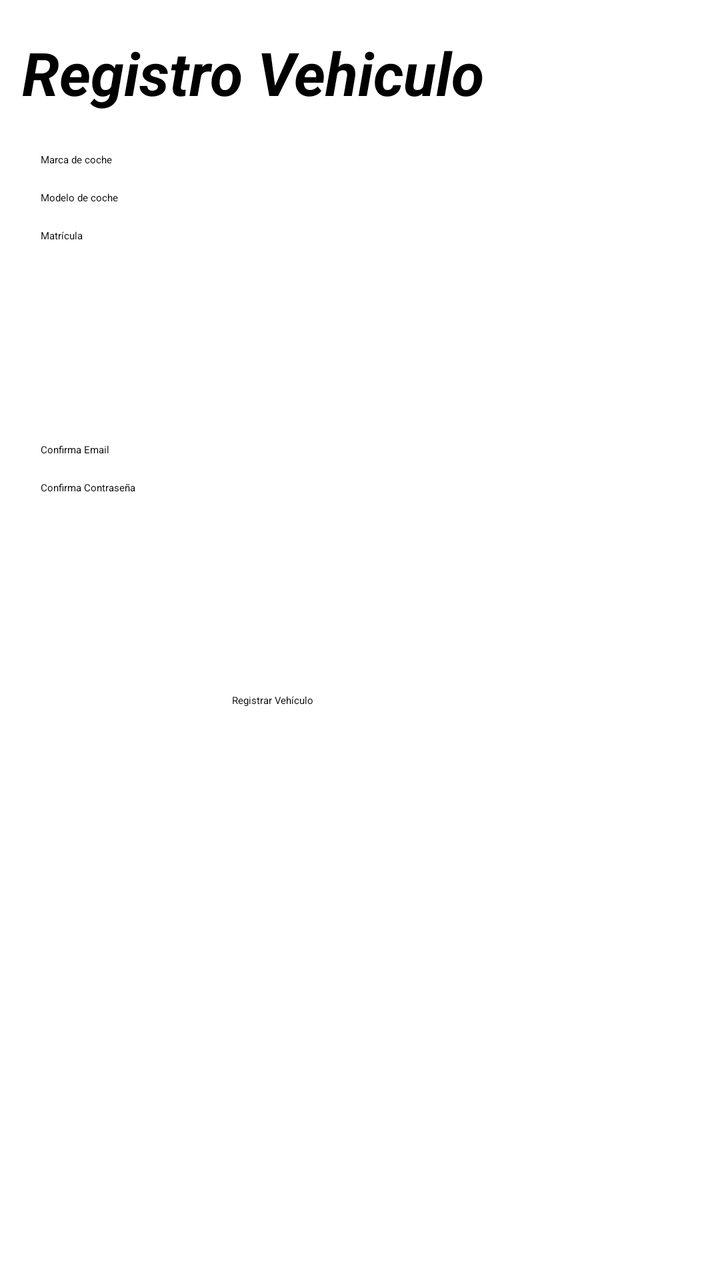
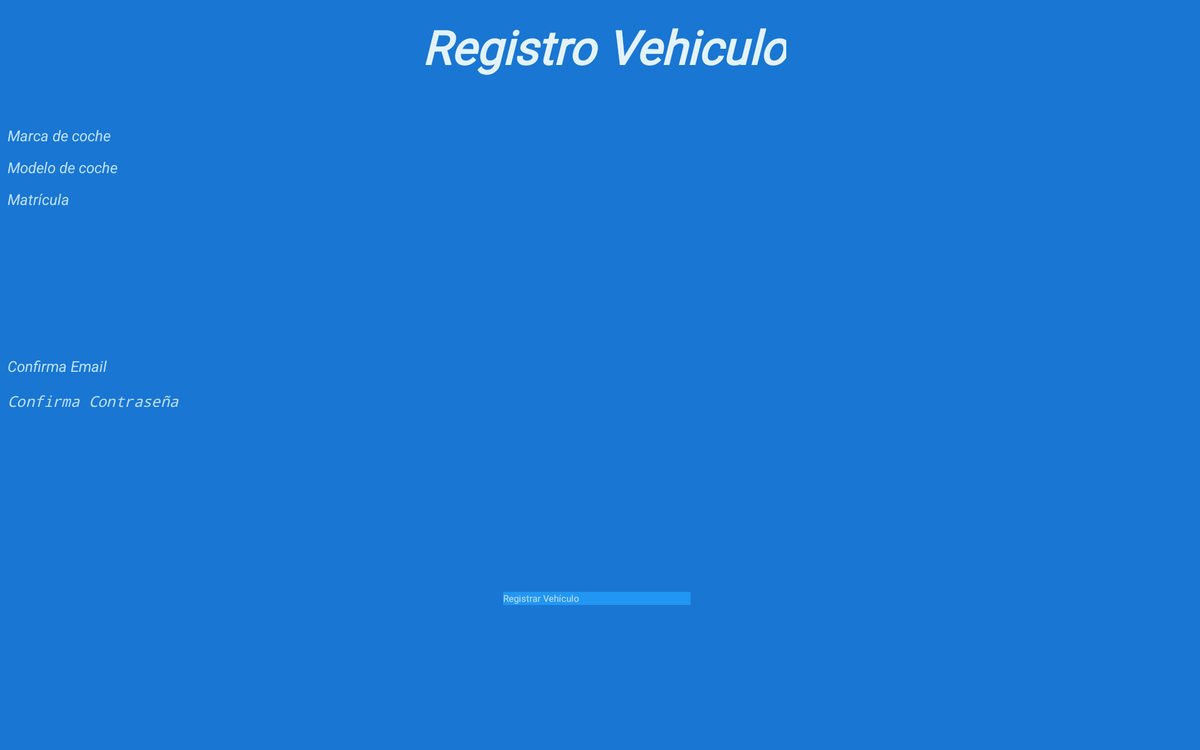

Compare how this app lays out the same screen by default and in its alternative resource folder. The renders come first, then the two layout files and the values they reference.
<!-- AndroidManifest.xml: application theme AppTheme -->
<!-- res/layout/layout_vista_vehiculo.xml -->
<?xml version="1.0" encoding="utf-8"?>
<android.support.constraint.ConstraintLayout
    xmlns:android="http://schemas.android.com/apk/res/android"
    xmlns:app="http://schemas.android.com/apk/res-auto"
    xmlns:tools="http://schemas.android.com/tools"
    android:layout_width="match_parent"
    android:layout_height="match_parent">

    <TextView
        android:id="@+id/PerfilTitle"
        android:layout_width="wrap_content"
        android:layout_height="wrap_content"
        android:layout_marginEnd="8dp"
        android:layout_marginStart="8dp"
        android:layout_marginTop="16dp"
        android:text="Registro Vehiculo"
        android:textSize="30sp"
        android:textStyle="bold|italic"
        app:layout_constraintEnd_toEndOf="parent"
        app:layout_constraintHorizontal_bias="0.028"
        app:layout_constraintStart_toStartOf="parent"
        app:layout_constraintTop_toTopOf="parent" />

    <EditText
        android:id="@+id/nombreTitle"
        android:layout_width="wrap_content"
        android:layout_height="wrap_content"
        android:layout_marginEnd="8dp"
        android:layout_marginStart="8dp"
        android:layout_marginTop="20dp"
        android:ems="10"
        android:inputType="textPersonName"
        android:text="Marca de coche"
        app:layout_constraintEnd_toEndOf="parent"
        app:layout_constraintHorizontal_bias="0.043"
        app:layout_constraintStart_toStartOf="parent"
        app:layout_constraintTop_toBottomOf="@+id/PerfilTitle" />

    <EditText
        android:id="@+id/telefonoTitle"
        android:layout_width="wrap_content"
        android:layout_height="wrap_content"
        android:layout_marginEnd="8dp"
        android:layout_marginStart="8dp"
        android:layout_marginTop="12dp"
        android:ems="10"
        android:inputType="textPersonName"
        android:text="Modelo de coche"
        app:layout_constraintEnd_toEndOf="parent"
        app:layout_constraintHorizontal_bias="0.043"
        app:layout_constraintStart_toStartOf="parent"
        app:layout_constraintTop_toBottomOf="@+id/nombreTitle" />

    <EditText
        android:id="@+id/direccionTitle"
        android:layout_width="wrap_content"
        android:layout_height="wrap_content"
        android:layout_marginEnd="8dp"
        android:layout_marginStart="8dp"
        android:layout_marginTop="12dp"
        android:ems="10"
        android:inputType="textPersonName"
        android:text="Matrícula"
        app:layout_constraintEnd_toEndOf="parent"
        app:layout_constraintHorizontal_bias="0.043"
        app:layout_constraintStart_toStartOf="parent"
        app:layout_constraintTop_toBottomOf="@+id/telefonoTitle" />

    <EditText
        android:id="@+id/passwordTitle"
        android:layout_width="wrap_content"
        android:layout_height="wrap_content"
        android:layout_marginEnd="8dp"
        android:layout_marginStart="8dp"
        android:layout_marginTop="100dp"
        android:ems="10"
        android:inputType="textPersonName"
        android:text="Confirma Email"
        app:layout_constraintEnd_toEndOf="parent"
        app:layout_constraintHorizontal_bias="0.043"
        app:layout_constraintStart_toStartOf="parent"
        app:layout_constraintTop_toBottomOf="@+id/direccionTitle" />

    <EditText
        android:id="@+id/editText6"
        android:layout_width="wrap_content"
        android:layout_height="wrap_content"
        android:layout_marginEnd="8dp"
        android:layout_marginStart="8dp"
        android:layout_marginTop="12dp"
        android:ems="10"
        android:inputType="textPersonName"
        android:text="Confirma Contraseña"
        app:layout_constraintEnd_toEndOf="parent"
        app:layout_constraintHorizontal_bias="0.043"
        app:layout_constraintStart_toStartOf="parent"
        app:layout_constraintTop_toBottomOf="@+id/passwordTitle" />

    <Button
        android:id="@+id/historialButton"
        android:layout_width="127dp"
        android:layout_height="58dp"
        android:layout_marginBottom="8dp"
        android:layout_marginEnd="8dp"
        android:layout_marginStart="8dp"
        android:layout_marginTop="8dp"
        android:text="Registrar Vehículo"
        app:layout_constraintBottom_toBottomOf="parent"
        app:layout_constraintEnd_toEndOf="parent"
        app:layout_constraintHorizontal_bias="0.498"
        app:layout_constraintStart_toStartOf="parent"
        app:layout_constraintTop_toBottomOf="@+id/editText6"
        app:layout_constraintVertical_bias="0.287" />

</android.support.constraint.ConstraintLayout>
<!-- resources referenced by this layout -->
<resources>
  <style name="AppTheme" parent="">
          
          
          
          
      </style>
</resources>
<!-- res/layout-sw720dp/layout_vista_vehiculo.xml (the repository's variant of the layout above) -->
<!-- drawn on a large tablet held sideways -->
<?xml version="1.0" encoding="utf-8"?>
<android.support.constraint.ConstraintLayout
    xmlns:android="http://schemas.android.com/apk/res/android"
    xmlns:app="http://schemas.android.com/apk/res-auto"
    xmlns:tools="http://schemas.android.com/tools"
    android:layout_width="match_parent"
    android:layout_height="match_parent"
    android:background="@color/background">

    <TextView
        android:id="@+id/PerfilTitle"
        android:layout_width="wrap_content"
        android:layout_height="wrap_content"
        android:layout_marginEnd="8dp"
        android:layout_marginStart="8dp"
        android:layout_marginTop="16dp"
        android:fontFamily="@font/ubuntu_medium"
        android:text="Registro Vehiculo"
        android:textColor="@color/texto"
        android:textSize="50dp"
        android:textStyle="bold|italic"
        app:layout_constraintEnd_toEndOf="parent"
        app:layout_constraintHorizontal_bias="0.505"
        app:layout_constraintStart_toStartOf="parent"
        app:layout_constraintTop_toTopOf="parent" />

    <EditText
        android:id="@+id/marcaRegistro"
        android:layout_width="0dp"
        android:layout_height="wrap_content"
        android:layout_marginEnd="8dp"
        android:layout_marginStart="8dp"
        android:layout_marginTop="50dp"
        android:ems="10"
        android:inputType="textPersonName"
        android:hint="Marca de coche"
        android:textColor="@color/texto_borde"
        android:textSize="16sp"
        android:textStyle="italic"
        app:layout_constraintEnd_toEndOf="parent"
        app:layout_constraintHorizontal_bias="0.043"
        app:layout_constraintStart_toStartOf="parent"
        app:layout_constraintTop_toBottomOf="@+id/PerfilTitle" />

    <EditText
        android:id="@+id/modeloRegistro"
        android:layout_width="0dp"
        android:layout_height="wrap_content"
        android:layout_marginEnd="8dp"
        android:layout_marginStart="8dp"
        android:layout_marginTop="12dp"
        android:ems="10"
        android:inputType="textPersonName"
        android:hint="Modelo de coche"
        android:textColor="@color/texto_borde"
        android:textSize="16sp"
        android:textStyle="italic"
        app:layout_constraintEnd_toEndOf="parent"
        app:layout_constraintHorizontal_bias="0.043"
        app:layout_constraintStart_toStartOf="parent"
        app:layout_constraintTop_toBottomOf="@+id/marcaRegistro" />

    <EditText
        android:id="@+id/matriculaRegistro"
        android:layout_width="0dp"
        android:layout_height="wrap_content"
        android:layout_marginEnd="8dp"
        android:layout_marginStart="8dp"
        android:layout_marginTop="12dp"
        android:ems="10"
        android:inputType="textPersonName"
        android:hint="Matrícula"
        android:textColor="@color/texto_borde"
        android:textSize="16sp"
        android:textStyle="italic"
        app:layout_constraintEnd_toEndOf="parent"
        app:layout_constraintHorizontal_bias="0.043"
        app:layout_constraintStart_toStartOf="parent"
        app:layout_constraintTop_toBottomOf="@+id/modeloRegistro" />

    <EditText
        android:id="@+id/emailVehiculo"
        android:layout_width="0dp"
        android:layout_height="wrap_content"
        android:layout_marginEnd="8dp"
        android:layout_marginStart="8dp"
        android:layout_marginTop="156dp"
        android:ems="10"
        android:inputType="textEmailAddress"
        android:hint="Confirma Email"
        android:textColor="@color/texto_borde"
        android:textSize="16sp"
        android:textStyle="italic"
        app:layout_constraintEnd_toEndOf="parent"
        app:layout_constraintHorizontal_bias="1.0"
        app:layout_constraintStart_toStartOf="parent"
        app:layout_constraintTop_toBottomOf="@+id/matriculaRegistro" />

    <EditText
        android:id="@+id/passwordVehiculo"
        android:layout_width="0dp"
        android:layout_height="wrap_content"
        android:layout_marginEnd="8dp"
        android:layout_marginStart="8dp"
        android:layout_marginTop="15dp"
        android:ems="10"
        android:inputType="textPassword"
        android:hint="Confirma Contraseña"
        android:textColor="@color/texto_borde"
        android:textSize="16sp"
        android:textStyle="italic"
        app:layout_constraintEnd_toEndOf="parent"
        app:layout_constraintHorizontal_bias="0.0"
        app:layout_constraintStart_toStartOf="parent"
        app:layout_constraintTop_toBottomOf="@+id/emailVehiculo" />

    <Button
        android:id="@+id/regisHistorialButton"
        android:layout_width="200dp"
        android:layout_height="wrap_content"
        android:layout_marginBottom="8dp"
        android:layout_marginEnd="8dp"
        android:layout_marginStart="8dp"
        android:layout_marginTop="8dp"
        android:background="@color/botones"
        android:fontFamily="@font/ubuntu_medium"
        android:onClick="onClick"
        android:text="Registrar Vehículo"
        android:textColor="@color/texto_borde"
        app:layout_constraintBottom_toBottomOf="parent"
        app:layout_constraintEnd_toEndOf="parent"
        app:layout_constraintHorizontal_bias="0.497"
        app:layout_constraintStart_toStartOf="parent"
        app:layout_constraintTop_toBottomOf="@+id/passwordVehiculo"
        app:layout_constraintVertical_bias="0.557" />

</android.support.constraint.ConstraintLayout>
<!-- resources referenced by the variant -->
<!-- as a large tablet held sideways resolves them -->
<resources>
  <color name="background">#1976d2</color>
  <color name="botones">#2196f3</color>
  <color name="texto">#e3f2fd</color>
  <color name="texto_borde">#bbdefb</color>
  <style name="AppTheme" parent="">
          
          
          
          
      </style>
</resources>
